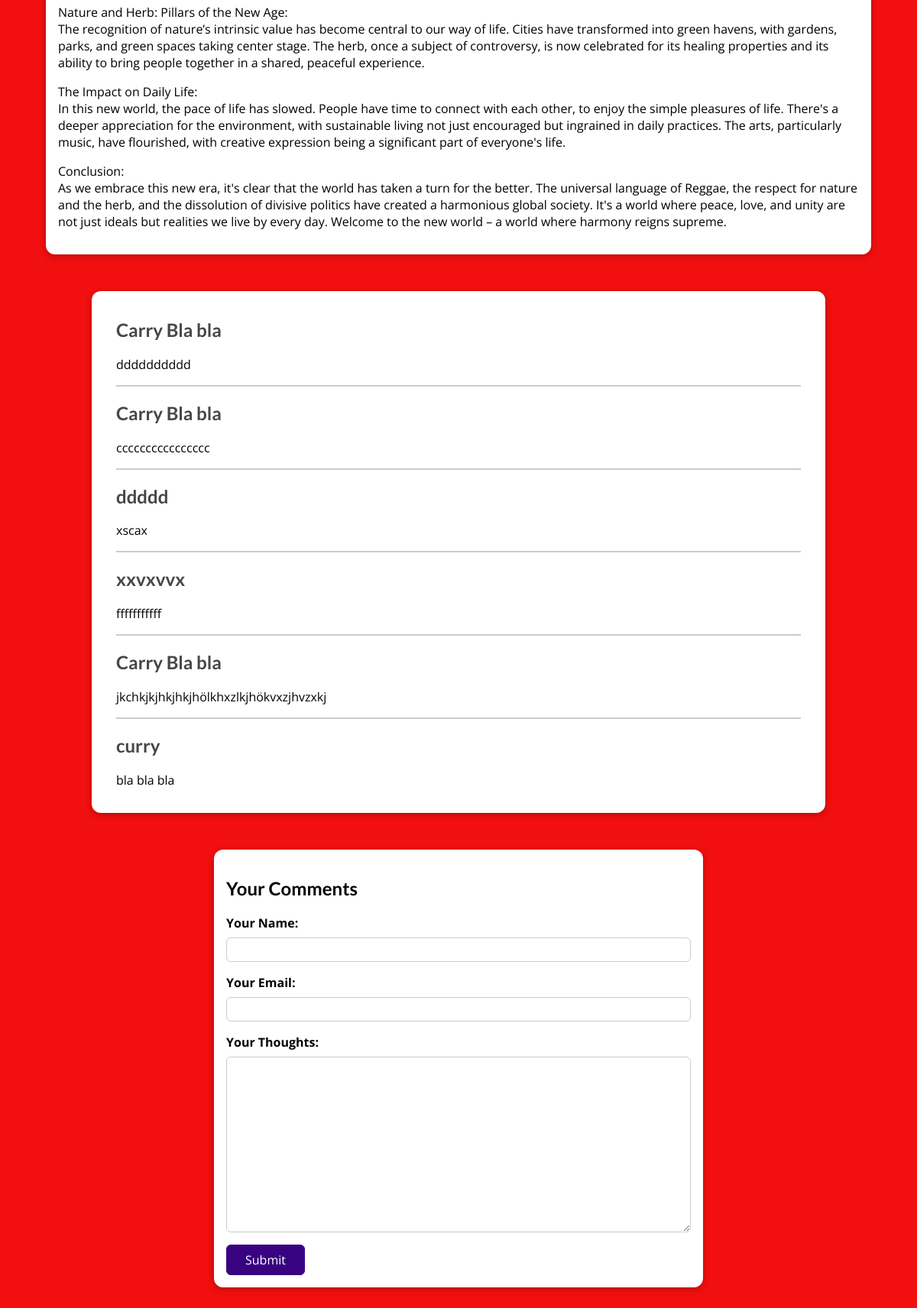
/posts/the-era-of-reggae-and-harmony (lower part), run on an earlier commit of the app's database.
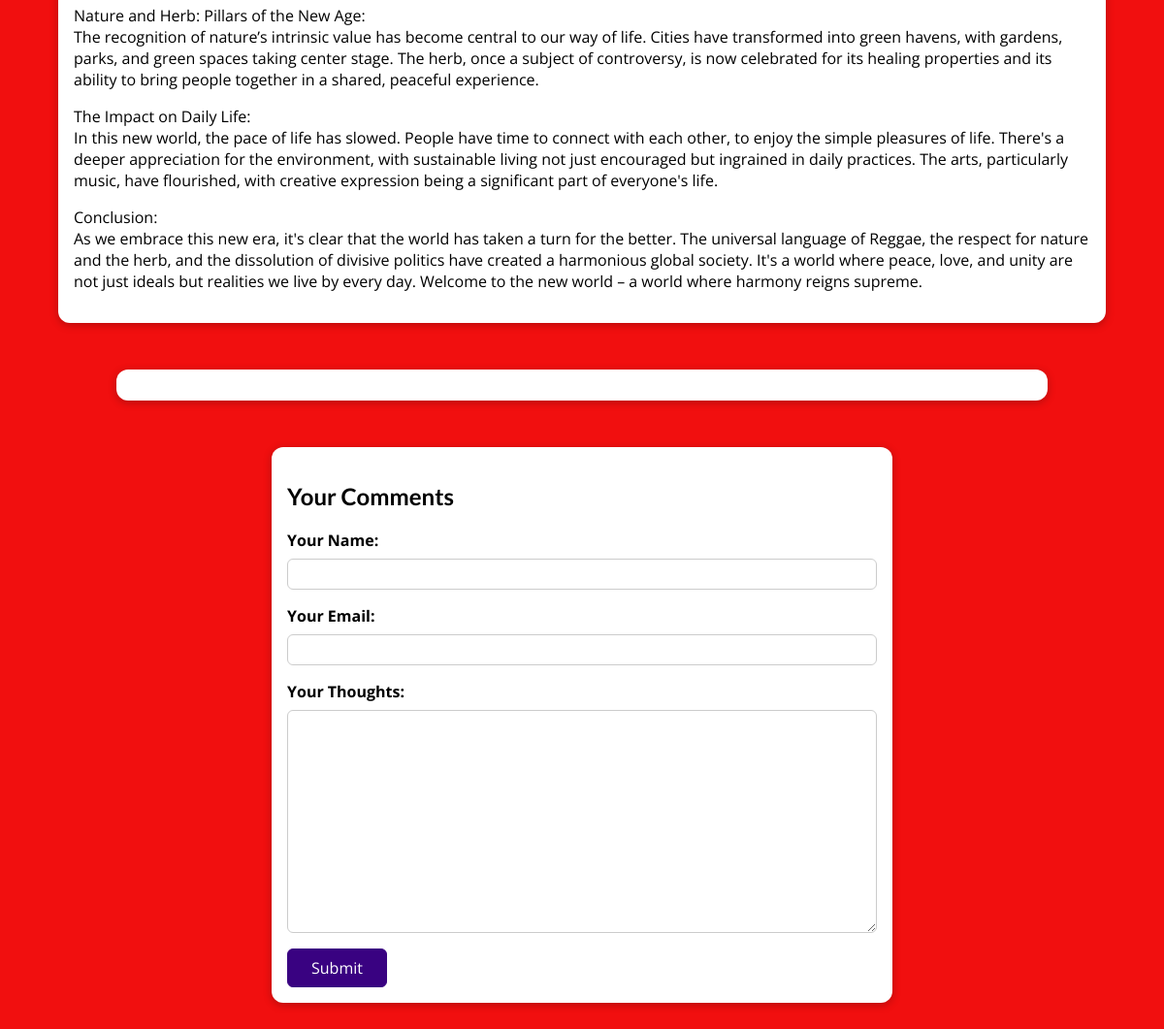
And on a later commit of the database.
### blog/models.py (models this page shows, shortened)
class Post(models.Model):
    title = models.CharField(max_length=175)
    excerpt = models.CharField(max_length=200, null=True, blank=True)
    image = models.ImageField(upload_to='uploads/posts', null=True, blank=True)
    date = models.DateField(auto_now=True)
    slug = models.SlugField(unique=True)
    content = models.TextField(max_length=10000, null=True, blank=True)
    author = models.ForeignKey(
        Author, on_delete=models.SET_NULL, null=True, blank=True, related_name='posts')
    tags = models.ManyToManyField(Tag, blank=True)

class Comment(models.Model):
    user_name = models.CharField(max_length=100)
    user_email = models.EmailField(blank=True)
    date = models.DateField(auto_now=True)
    text = models.TextField(max_length=2000)
    post = models.ForeignKey(
        Post, on_delete=models.CASCADE, related_name='comments')

### blog/views.py (the view, shortened to what this page needs)
# urls.py: path("posts/<slug:slug>", views.SinglePostView.as_view(),
class SinglePostView(View):
    def is_stored_posts(self, request, post_id):
        stored_posts = request.session.get("stored_posts")
        if stored_posts is  not None:
            is_saved_for_later = post_id in stored_posts
        else :
            is_saved_for_later = False
        return is_saved_for_later
    def get(self, request, slug):
        post = Post.objects.get(slug=slug)
        context = {
            "post": post,
            "post_tags": post.tags.all(),
            "comment_form": CommentForm(),
            "comments": post.comments.all().order_by('-id'),
            "saved_for_later": self.is_stored_posts(request, post.id)
        }
        return render(request, "blog/post-detail.html", context)

### blog/form.py
class CommentForm(forms.ModelForm):
    class Meta:
        model = Comment
        fields = "__all__"
        exclude = ["post"]
        labels = {
            "user_name": "Your Name",
            "user_email": "Your Email",
            "text": "Your Thoughts",
        }
        widgets = {
            "user_name": forms.TextInput(attrs={"class": "form-control"}),
            "user_email": forms.EmailInput(attrs={"class": "form-control"}),
            "text": forms.Textarea(attrs={"class": "form-control"}),
        }

### blog/models.py (called while the page is built)
    def full_name(self):
        return f"{self.first_name} {self.last_name}"

    def __str__(self):
        return self.full_name()

### blog/templates/blog/post-detail.html (shortened to what this page needs)
{% extends "base.html" %}
{% load static %}
{% block css_files %}
<link href="{% static 'blog/post-details.css' %}" rel="stylesheet">
{% endblock %}
{% block content %}
<main>
    {{ post.content|linebreaks}}
</main>
<section id="comments">
    <ul>
        {% for comment in post.comments.all %}
        <li>
            <h2>{{ comment.user_name }}</h2>
            <p>{{ comment.text|linebreaks }}</p>
        </li>
        {% endfor %}
    </ul>
</section>
<section id="comment-form">
    <h2>Your Comments</h2>
    <div>
        <form action="{% url "post-detail-page" post.slug %}" method="POST">
            {% for form_field in comment_form %}
            <div class="form-control {% if form_field.errors %}invalid{% endif %}">
                {{ form_field.label_tag }}
                {{ form_field }}
            </div>
            {% endfor %}
            <button>Submit</button>
        </form>
    </div>
</section>
{% endblock %}

### templates/base.html (shortened to what this page needs)
{% load static %}
<!DOCTYPE html>
<html lang="en">
<head>
    <link rel="stylesheet" href="{% static 'app.css' %}" type="text/css">
    {% block css_files %}{% endblock %}
</head>
<body>
    {% block content %}
    {% endblock %}
</body>
</html>

### static/app.css (style rules this page uses)
* { box-sizing: border-box; }
html { font-family: 'Open Sans', 'Lato', sans-serif; }
body { margin: 0; }
h1, h2, h3 { font-family: 'Lato', sans-serif; font-weight: bold; }

### blog/static/blog/post-details.css (style rules this page uses)
body { background-color: #f10f0f; }
main { width: 90%; max-width: 90rem; margin: 3rem auto; background-color: white; padding: 1rem; border-radius: 12px; box-shadow: 0 2px 8px rgba(0, 0, 0, 0.25); }
#comment-form { margin: 3rem auto; width: 90%; max-width: 40rem; border-radius: 12px; background-color: white; box-shadow: 0 2px 8px rgba(0, 0, 0, 0.25); padding: 1rem; }
#comment-form button { font: inherit; background-color: #390281; color: white; border: 1px solid #390281; padding: 0.5rem 1.5rem; border-radius: 6px; cursor: pointer; }
.form-control { margin-bottom: 1rem; }
.form-control label { font-weight: bold; margin-bottom: 0.5rem; display: block; }
.form-control input, .form-control textarea { display: block; width: 100%; font: inherit; padding: 0.25rem; border-radius: 6px; border: 1px solid #ccc; }
#comments { margin: 3rem auto; width: 90%; max-width: 60rem; border-radius: 12px; background-color: white; box-shadow: 0 2px 8px rgba(0, 0, 0, 0.25); padding: 1rem 2rem; }

What changed in the data, as far as the page shows it:
removed Comment: user_name "Carry Bla bla", text "dddddddddd"
removed Comment: user_name "Carry Bla bla", text "cccccccccccccccc"
removed Comment: user_name "ddddd", text "xscax"
removed Comment: user_name "xxvxvvx", text "fffffffffff"
removed Comment: user_name "Carry Bla bla", text "jkchkjkjhkjhkjhölkhxzlkjhökvxzjhvzxkj"
removed Comment: user_name "curry", text "bla bla bla"
